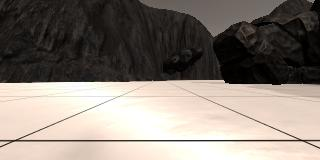
#> input picture RoboNDPy/src/TERM1/PRJ_Search_and_Sample_Return/example_grid1.jpg, 320 x 160 px
$ python perspective_transform.py
#> lines starting #> are read from the running program, lines starting #| are printed output that depends on the picture
import matplotlib.pyplot as plt
import matplotlib.image as mpimg
import numpy as np
import cv2

image = mpimg.imread('example_grid1.jpg')
#> image is the input picture: shape (160, 320, 3); mean R, G, B 135.1, 126.3, 118.3

def perspect_transform(img, src, dst):

    # Get transform matrix using cv2.getPerspectivTransform()
    M = cv2.getPerspectiveTransform(src, dst)
    # Warp image using cv2.warpPerspective()
    # keep same size as input image
    warped = cv2.warpPerspective(img, M, (img.shape[1], img.shape[0]))
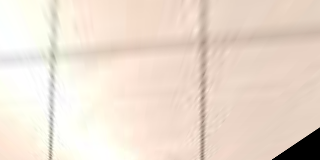
#> warped: shape (160, 320, 3); mean R, G, B 236, 221.2, 208.3
    # Return the result
    return warped

# TODO:
# Define a box in source (original) and
# destination (desired) coordinates
# Right now source and destination are just
# set to equal the four corners
# of the image so no transform is taking place
# Try experimenting with different values!
# destination = np.float32([[0, 0],
#                  [0, image.shape[0]],
#                  [image.shape[1], image.shape[0]],
#                  [image.shape[1], 0]])
source = np.float32([[118.23, 95.5],
                 [199.725, 96.6415],
                 [301.1533, 140.99],
                 [15.3917, 140.604]])
destination = np.float32([[50., 50.],
                 [200., 50.],
                 [200., 200.],
                 [50., 200.]])


warped = perspect_transform(image, source, destination)
# Draw Source and destination points on images (in blue) before plotting
#> (the run stopped early here; a loop or call above may not have finished)

$ run again, with RoboNDPy/src/TERM1/PRJ_Search_and_Sample_Return/sample.jpg copied over RoboNDPy/src/TERM1/PRJ_Search_and_Sample_Return/example_grid1.jpg
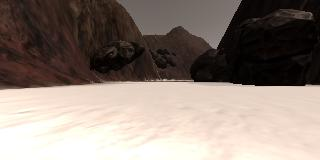
#> input picture RoboNDPy/src/TERM1/PRJ_Search_and_Sample_Return/sample.jpg, 320 x 160 px
#> image is the input picture: shape (160, 320, 3); mean R, G, B 140.5, 127.7, 119.2
#> in perspect_transform, `warped = cv2.warpPerspective(img, M, (img.shape[1], img.shape[0]))`:
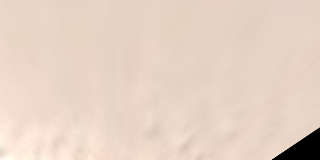
#> warped: shape (160, 320, 3); mean R, G, B 229.6, 210, 195.6
